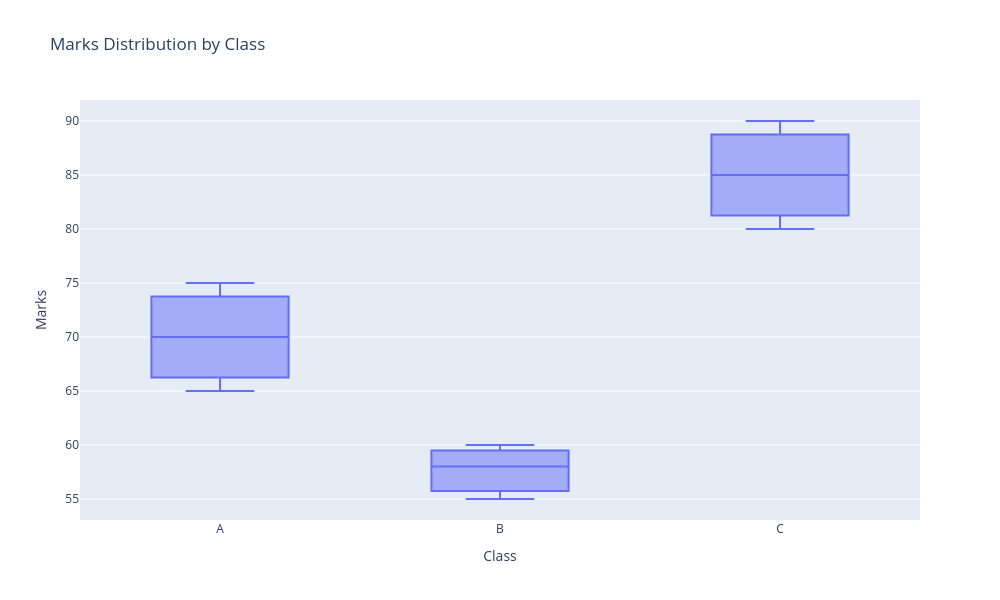

The cell this chart's notebook holds for it:
### Markdown cell above
## Example 2: Box Plot by Category (Class-wise Marks)

### Code cell
df2 = pd.DataFrame({
    "Class": ["A","A","A","B","B","B","C","C","C"],
    "Marks": [65, 70, 75, 55, 60, 58, 80, 85, 90]
})

fig = px.box(df2, x="Class", y="Marks",
             title="Marks Distribution by Class")
fig.update_layout(
    width=1000,   # increase width
    height=600)    # increase height
fig.show()

### Figure 1 — Plotly figure (JSON) as saved in the notebook; plotly's stock layout.template omitted (floating-point values rounded to 4 significant figures)
{"data": [{"alignmentgroup": "True", "hovertemplate": "Class=%{x}<br>Marks=%{y}<extra></extra>", "legendgroup": "", "marker": {"color": "#636efa"}, "name": "", "notched": false, "offsetgroup": "", "orientation": "v", "showlegend": false, "type": "box", "x": ["A", "A", "A", "B", "B", "B", "C", "C", "C"], "x0": " ", "xaxis": "x", "y": [65, 70, 75, 55, 60, 58, 80, 85, 90], "y0": " ", "yaxis": "y"}], "layout": {"boxmode": "group", "height": 600, "legend": {"tracegroupgap": 0}, "title": {"text": "Marks Distribution by Class"}, "width": 1000, "xaxis": {"anchor": "y", "domain": [0, 1], "title": {"text": "Class"}}, "yaxis": {"anchor": "x", "domain": [0, 1], "title": {"text": "Marks"}}}}
